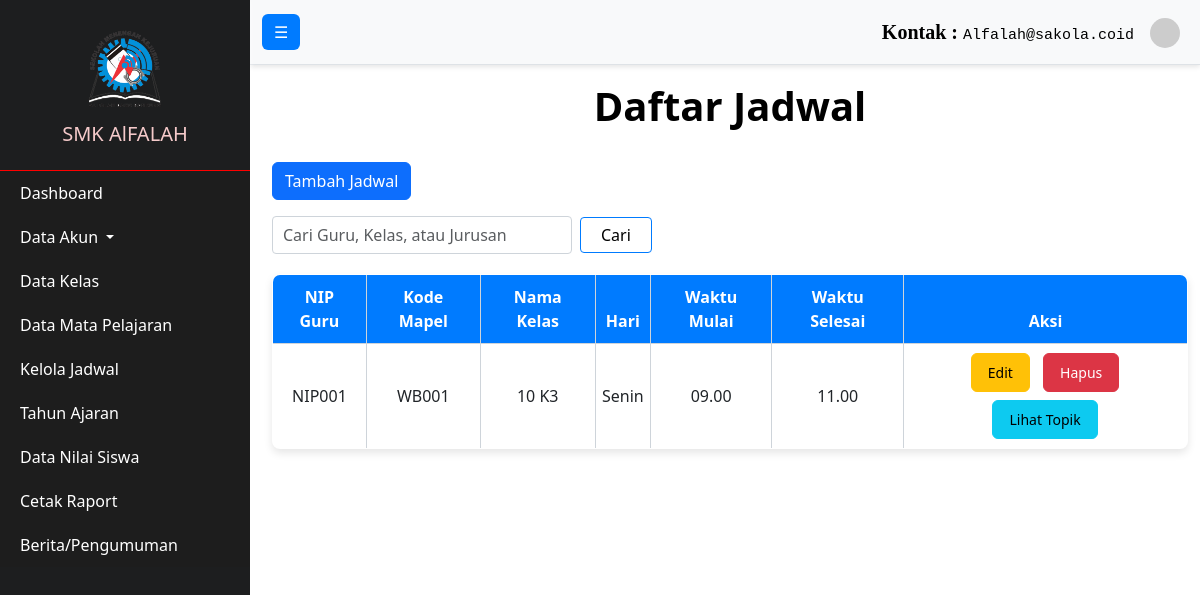
Page /Admin/dataJadwal.php on the earlier database version.
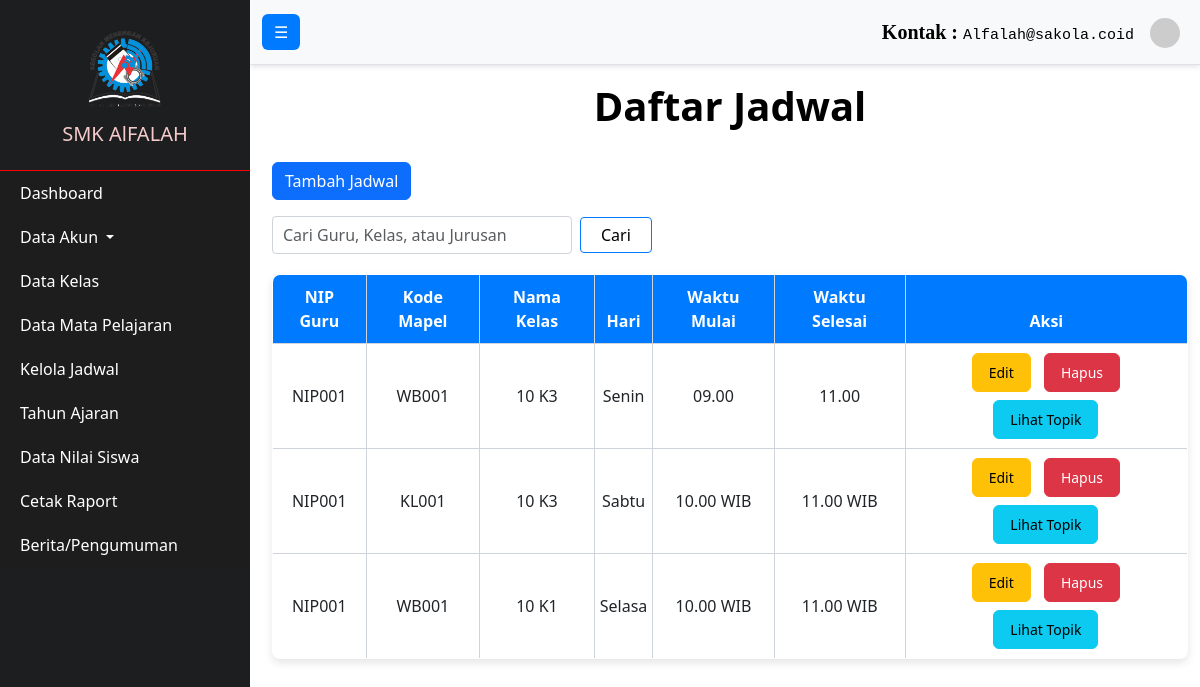
Same page on the later database version.
### tables this page shows
CREATE TABLE `jadwal` (
  `id_jadwal` int(11) NOT NULL,
  `nip` varchar(50) DEFAULT NULL,
  `kode_mapel` varchar(50) DEFAULT NULL,
  `hari` varchar(20) DEFAULT NULL,
  `id_kelas` int(11) DEFAULT NULL,
  `waktu_mulai` varchar(11) DEFAULT NULL,
  `waktu_selesai` varchar(11) DEFAULT NULL
);

CREATE TABLE `kelas` (
  `id_kelas` int(11) NOT NULL,
  `nama_kelas` varchar(100) NOT NULL,
  `id_jurusan` int(4) NOT NULL,
  `id_tahun_ajaran` int(11) NOT NULL
);

### Admin/dataJadwal.php (the view, shortened to what this page needs)
<?php
include '../db.php';
if (isset($_GET['search'])) {
    $search = $_GET['search'];
    $search = "%$search%";
    $sql = "SELECT jadwal.*, kelas.nama_kelas FROM jadwal JOIN kelas ON jadwal.id_kelas = kelas.id_kelas WHERE nip LIKE ? OR kelas.nama_kelas LIKE ? OR kode_mapel LIKE ?";
    $stmt = $conn->prepare($sql);
    $stmt->bind_param("sss", $search, $search, $search);
} else {
    $sql = "SELECT jadwal.*, kelas.nama_kelas FROM jadwal JOIN kelas ON jadwal.id_kelas = kelas.id_kelas";
    $stmt = $conn->prepare($sql);
}
$stmt->execute();
$result = $stmt->get_result();
?>
<!DOCTYPE html>
<html lang="en">
<head>
    <link rel="stylesheet" href="https://maxcdn.bootstrapcdn.com/bootstrap/4.5.2/css/bootstrap.min.css">
    <link rel="stylesheet" href="..\css\jadwal.css">
</head>
<body>
<?php include '../navbar/navAdmin.php'; ?>
<div class="container mt-4">
    <h1>Daftar Jadwal</h1>
    <a href="tambahJadwal.php" class="btn btn-primary mb-3">Tambah Jadwal</a>
    <form method="GET" action="dataJadwal.php" class="form-inline mb-3">
        <input type="text" name="search" class="form-control mr-sm-2" placeholder="Cari Guru, Kelas, atau Jurusan" value="<?php echo isset($_GET['search']) ? htmlspecialchars($_GET['search']) : ''; ?>">
        <button type="submit" class="btn btn-outline-success my-2 my-sm-0">Cari</button>
    </form>
    <table class="table table-bordered">
        <thead>
            <tr>
                <th>NIP Guru</th>
                <th>Kode Mapel</th>
                <th>Nama Kelas</th>
                <th>Hari</th>
                <th>Waktu Mulai</th>
                <th>Waktu Selesai</th>
                <th>Aksi</th>
            </tr>
        </thead>
        <tbody>
            <?php while ($row = $result->fetch_assoc()) { ?>
            <tr>
                <td><?php echo htmlspecialchars($row['nip']); ?></td>
                <td><?php echo htmlspecialchars($row['kode_mapel']); ?></td>
                <td><?php echo htmlspecialchars($row['nama_kelas']); ?></td>
                <td><?php echo htmlspecialchars($row['hari']); ?></td>
                <td><?php echo htmlspecialchars($row['waktu_mulai']); ?></td>
                <td><?php echo htmlspecialchars($row['waktu_selesai']); ?></td>
                <td>
                    <a href="editJadwal.php?id=<?php echo $row['id_jadwal']; ?>" class="btn btn-warning">Edit</a>
                    <a href="hapusJadwal.php?id=<?php echo $row['id_jadwal']; ?>" class="btn btn-danger" onclick="return confirm('Hapus jadwal ini?')">Hapus</a>
                    <a href="topik_guru.php?id_kelas=<?php echo $row['id_kelas']; ?>&kode_mapel=<?php echo $row['kode_mapel']; ?>" class="btn btn-info">Lihat Topik</a>
                </td>
            </tr>
            <?php } ?>
        </tbody>
    </table>
</div>
</body>
</html>

Differences in the rows shown:
added jadwal: nip "NIP001", kode_mapel "KL001", id_kelas.nama_kelas "10 K3", hari "Sabtu", waktu_mulai "10.00 WIB", waktu_selesai "11.00 WIB"
added jadwal: nip "NIP001", kode_mapel "WB001", id_kelas.nama_kelas "10 K1", hari "Selasa", waktu_mulai "10.00 WIB", waktu_selesai "11.00 WIB"
